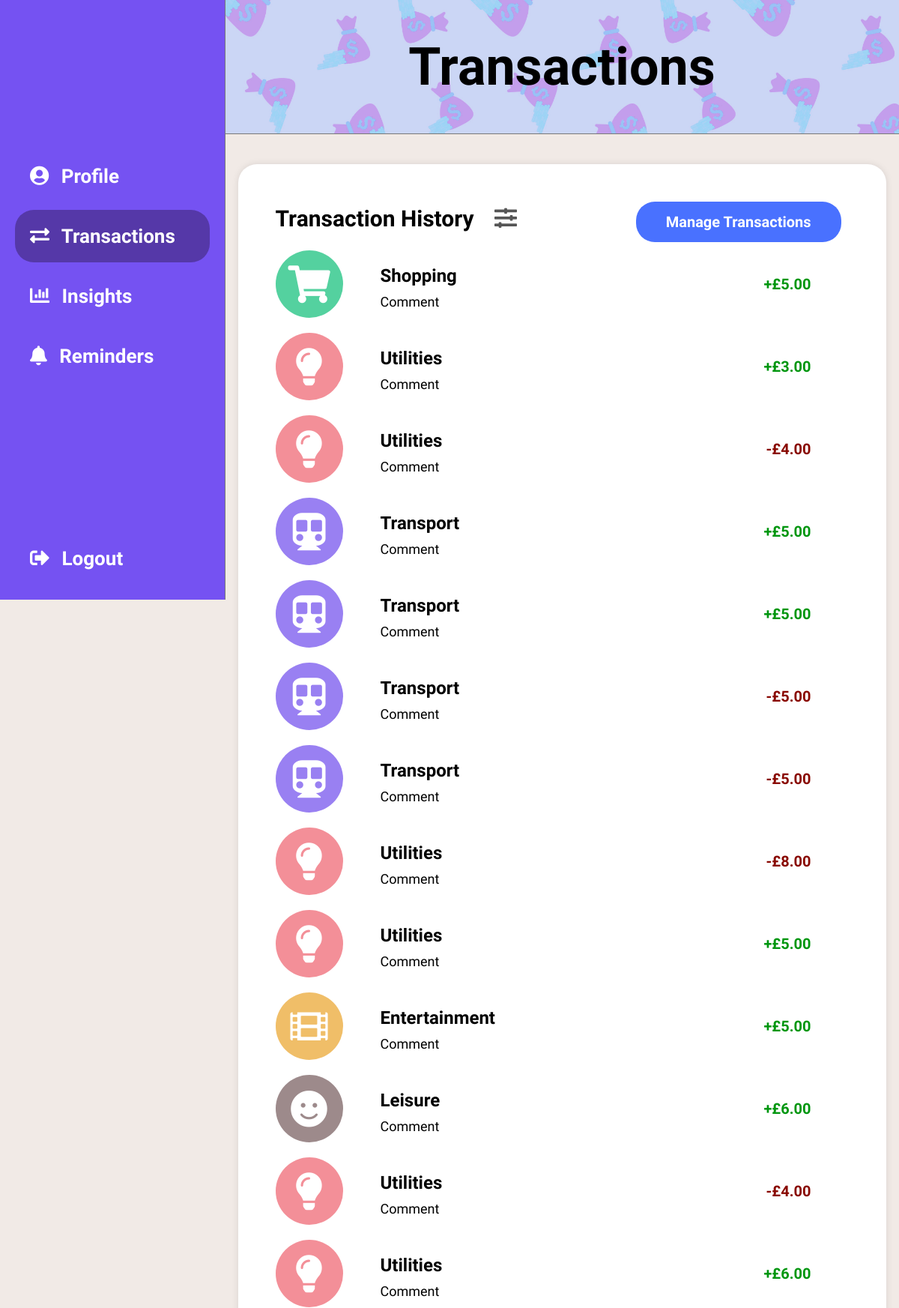
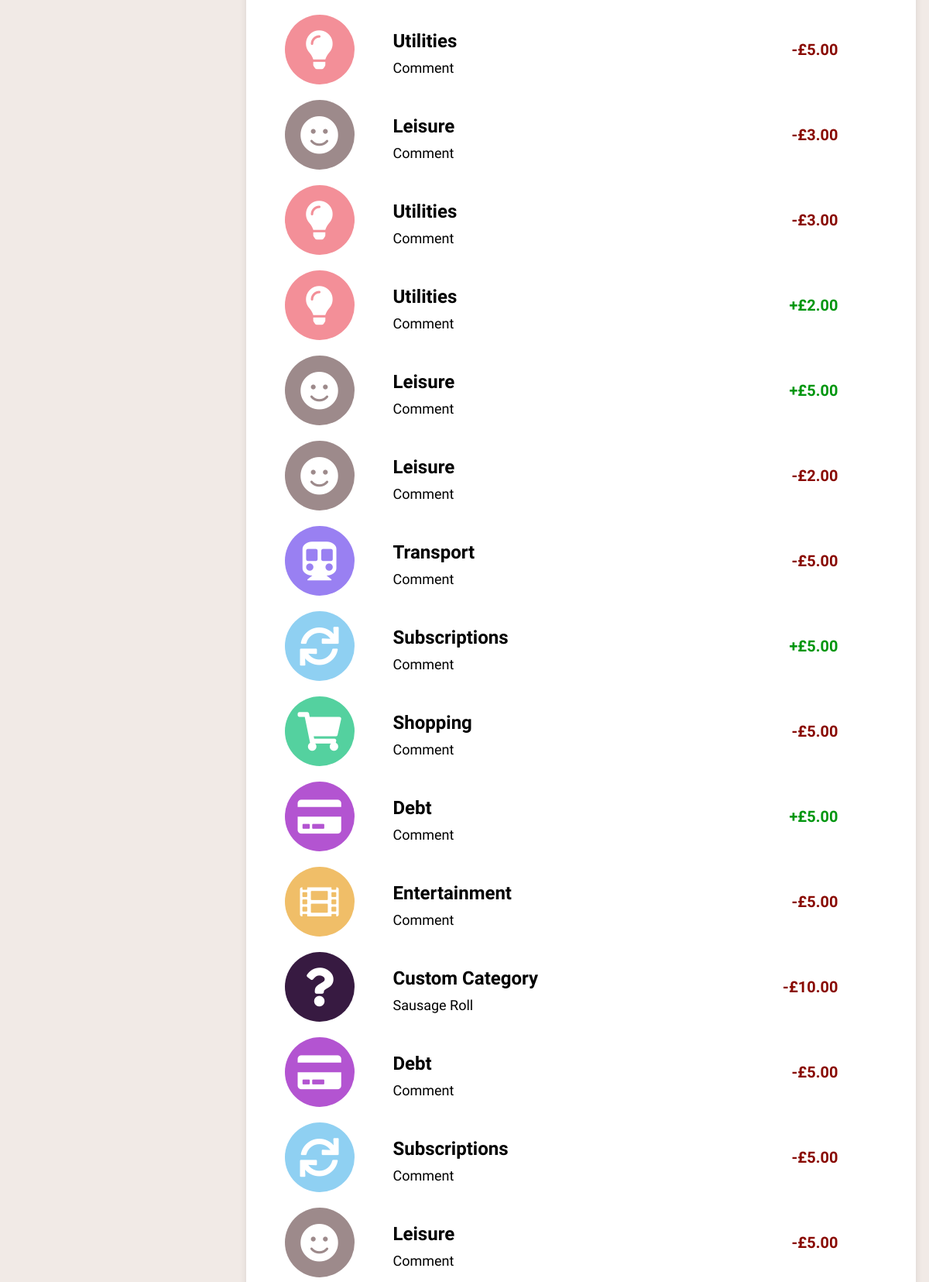
The app's page /transactions.php (signed in, upper part) with its own data (2 pictures, top to bottom).
### tables this page shows
CREATE TABLE Transaction (
    transactionID INT AUTO_INCREMENT PRIMARY KEY,
    userID INT NOT NULL,
    categoryID INT,
    customCategoryID INT,
    comment TEXT,
    type ENUM('in', 'out') NOT NULL,
    amount DECIMAL(10, 2) NOT NULL,
    date DATE NOT NULL,
    FOREIGN KEY (userID) REFERENCES User(userID),
    FOREIGN KEY (categoryID) REFERENCES Category(categoryID),
    FOREIGN KEY (customCategoryID) REFERENCES CustomCategory(customCategoryID)
);

CREATE TABLE Category (
    categoryID INT AUTO_INCREMENT PRIMARY KEY,
    title VARCHAR(255) NOT NULL,
    colour VARCHAR(255) NOT NULL,
    icon VARCHAR(255) NOT NULL
);

### transactions.php (the view, shortened to what this page needs)
<?php
$dbHost = 'localhost';
$dbUsername = 'root';
$dbPassword = '';
$dbName = 'agile';
$conn = new mysqli($dbHost, $dbUsername, $dbPassword, $dbName);
$userId = $_SESSION["userID"];
$sql = "SELECT t.*, COALESCE(c.title, cc.title) AS title, COALESCE(c.colour, cc.colour) AS colour, c.icon FROM Transaction AS t LEFT JOIN Category AS c ON t.categoryID = c.categoryID LEFT JOIN CustomCategory AS cc ON t.customCategoryID = cc.customCategoryID WHERE t.userID = ?";
$params = array($userId);
$sql .= " ORDER BY t.date DESC;";
$stmt = $conn->prepare($sql);
$types = str_repeat("s", count($params));
$stmt->bind_param($types, ...$params);
$stmt->execute();
$result = $stmt->get_result();
$transactions = [];
while($row = $result->fetch_assoc()) {
    $transactions[] = $row;
}
?>
<!DOCTYPE html>
<html lang="en">
<head>
    <link rel="stylesheet" href="style.css">
    <link rel="stylesheet" href="https://cdnjs.cloudflare.com/ajax/libs/font-awesome/5.15.3/css/all.min.css">
</head>
<body>
    <div class="sidebar">
        <div class="sidebar-content">
            <a href="profile.php"><i class="fas fa-user-circle"></i> <span>Profile</span></a>
            <a href="transactions.php" class="active"><i class="fas fa-exchange-alt"></i> <span>Transactions</span></a>
            <a href="insights.php"><i class="fas fa-chart-bar"></i> <span>Insights</span></a>
            <a href="reminders.php"><i class="fas fa-bell"></i> <span>Reminders</span></a>
        </div>
        <div class="logout-section">
            <a href="logout.php"><i class="fas fa-sign-out-alt"></i> <span>Logout</span></a>
        </div>
    </div>
    <div class="content">
        <div class="title">
            <h1>Transactions</h1>
        </div>
        <div class="content-container">
            <div class="main-content">
                <div class="transaction-container">
                    <a style="text-decoration: none;" href="manage-transactions.php" class="btn-primary "id="edit-transaction"><span>Manage Transactions</span><i class="fas fa-wrench"></i></a>
                    <h2>Transaction History <i id="filter" class="fas fa-sliders-h"></i></h2>
                    <div class="transactions">
                        <?php if (count($transactions) > 0): ?>
                            <?php foreach ($transactions as $transaction): ?>
                                <div class="transaction-item">
                                    <div class="transaction-icon" style="background-color: <?php echo htmlspecialchars($transaction['colour']); ?>">
                                        <i class="<?php echo htmlspecialchars($transaction['icon']) ? htmlspecialchars($transaction['icon']) : 'fas fa-question'; ?>"></i>
                                    </div>
                                    <div class="transaction-details">
                                        <h3><?php echo htmlspecialchars($transaction['title']);?></h3>
                                        <p><?php echo htmlspecialchars($transaction['comment']); ?></p>
                                        <span class="amount" style="color: <?php echo $transaction['type'] == 'in' ? '#00960F' : '#890901'; ?>">
                                            <?php echo $transaction['type'] == 'in' ? '+' : '-'; ?>£<?php echo htmlspecialchars(number_format($transaction['amount'], 2)); ?>
                                        </span>
                                    </div>
                                </div>
                            <?php endforeach; ?>
                        <?php else: ?>
                            <p style="color: red;">There are no transactions to display. Please consider making a transaction :D</p>
                        <?php endif; ?>
                    </div>
                </div>
            </div>
        </div>
    </div>
</body>
</html>

### style.css (style rules this page uses)
body { font-family: varela round, sans-serif !important; font-size: 20px; color: black; background-color: #F1EAE6; margin: 0; }
.btn-primary { padding: 10px 20px; background: #4971FF; color: white; border: none; border-radius: 25px; cursor: pointer; margin-top: 20px; width: 100%; }
.title { width: 100%; background: url('backgroundNice.png') repeat center center/cover; background-size: 350px; padding: 6vh 0; text-align: center; border-bottom: 1px solid #797979; }
.title h1 { margin: 0; font-size: 70px; }
.sidebar { height: 100vh; width: 300px; position: fixed; background-color: #7552F2; overflow-x: hidden; display: flex; flex-direction: column; justify-content: space-between; border-right: 1px solid #797979; z-index: 10; }
.sidebar-content { display: flex; flex-direction: column; justify-content: center; flex-grow: 1; }
.sidebar-content a:not(:last-child) { margin-bottom: 10px; }
.sidebar a { padding:20px; margin-left:20px; margin-right:20px; border-radius: 25px; text-decoration: none; font-size: 18px; color: white; display: block; font-size: 26px; font-weight: bold; }
.sidebar a i { margin-right: 10px; }
.sidebar-content .active { background-color: #5538A8; }
.logout-section { padding-bottom: 20px; flex-grow: 0; }
.content { margin-left: 300px; min-height: 100vh; }
.main-content { width: 85%; padding: 30px 50px; margin: 40px auto; border-radius: 25px; box-shadow: 0 0 10px rgba(0,0,0,0.1); background-color: white; position: relative; z-index: 10; }
@media screen and (max-width: 1500px) { .content { margin-left: 300px; } }

### transactions.php (style rules this page uses)
.transactions { display: flex; flex-direction: column; gap: 20px; }
.main-content { padding-left: 50px; }
.transaction-item { position: relative; display: flex; align-items: center; }
.transaction-item h3 { margin: 10px 0; font-size: 24px; }
.transaction-item p { margin: 0; font-size: 18px; }
.transaction-item .amount { position: absolute; right: 50px; bottom: 50%; transform: translateY(50%); font-weight: bold; }
.transaction-icon { background-color: blue; padding: 20px; border-radius: 50%; width: 50px; height: 50px; display: flex; justify-content: center; align-items: center; margin-right: 50px; }
.transaction-icon i { color: white; font-size: 50px; }
#filter { margin-left: 20px; cursor: pointer; color: #555555; }
#edit-transaction { position: absolute; top: 30px; right: 60px; cursor: pointer; width: auto; padding: 15px 40px; font-size: 20px; font-weight: bold; }

### records on screen
transaction: title "Shopping", comment "Comment", amount "5.00"
transaction: title "Utilities", comment "Comment", amount "3.00"
transaction: title "Utilities", comment "Comment", amount "4.00"
transaction: title "Transport", comment "Comment", amount "5.00"
transaction: title "Transport", comment "Comment", amount "5.00"
transaction: title "Transport", comment "Comment", amount "5.00"
transaction: title "Transport", comment "Comment", amount "5.00"
transaction: title "Utilities", comment "Comment", amount "8.00"
transaction: title "Utilities", comment "Comment", amount "5.00"
transaction: title "Entertainment", comment "Comment", amount "5.00"
transaction: title "Leisure", comment "Comment", amount "6.00"
transaction: title "Utilities", comment "Comment", amount "4.00"
transaction: title "Utilities", comment "Comment", amount "6.00"
transaction: title "Utilities", comment "Comment", amount "5.00"
transaction: title "Leisure", comment "Comment", amount "3.00"
transaction: title "Utilities", comment "Comment", amount "3.00"
transaction: title "Utilities", comment "Comment", amount "2.00"
transaction: title "Leisure", comment "Comment", amount "5.00"
transaction: title "Leisure", comment "Comment", amount "2.00"
transaction: title "Transport", comment "Comment", amount "5.00"
transaction: title "Subscriptions", comment "Comment", amount "5.00"
transaction: title "Shopping", comment "Comment", amount "5.00"
transaction: title "Debt", comment "Comment", amount "5.00"
transaction: title "Entertainment", comment "Comment", amount "5.00"
transaction: title "Custom Category", comment "Sausage Roll", amount "10.00"
transaction: title "Debt", comment "Comment", amount "5.00"
transaction: title "Subscriptions", comment "Comment", amount "5.00"
transaction: title "Leisure", comment "Comment", amount "5.00"
